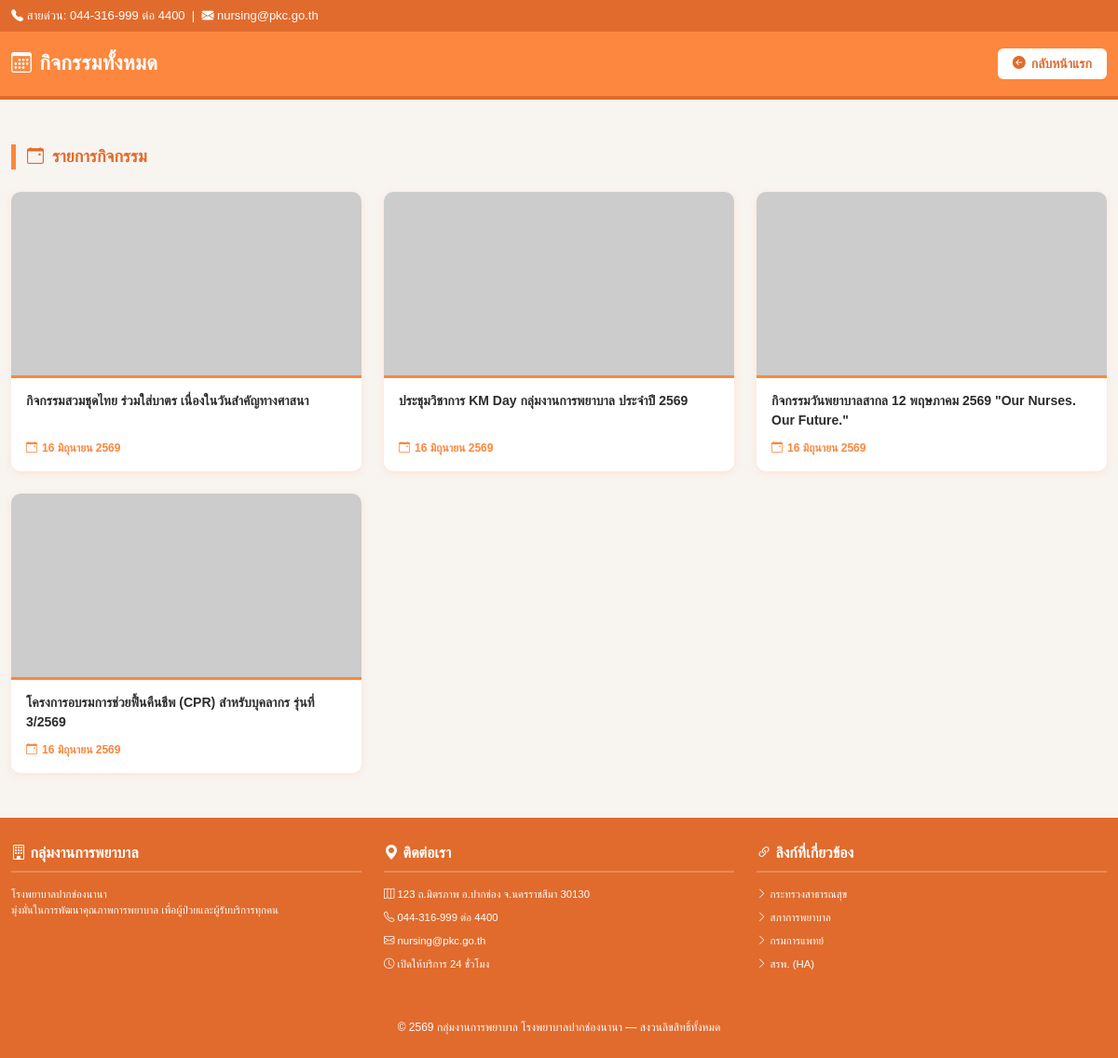
The app's page /all_events.php with its own data.
### tables this page shows
CREATE TABLE IF NOT EXISTS `events` (
  `id` int NOT NULL AUTO_INCREMENT,
  `title` varchar(255) NOT NULL,
  `content` text,
  `event_date` date NOT NULL,
  `image_name` varchar(255) DEFAULT 'default.jpg',
  `link_url` varchar(255) DEFAULT NULL,
  PRIMARY KEY (`id`)
);

### all_events.php (the view, shortened to what this page needs)
<?php
require_once 'connect.php';
function dateToThaiFull($dateStr) {
    $time = strtotime($dateStr);
    $d = date('j', $time);
    $m = date('n', $time);
    $y = date('Y', $time) + 543;
    $months = ["", "มกราคม", "กุมภาพันธ์", "มีนาคม", "เมษายน", "พฤษภาคม", "มิถุนายน", "กรกฎาคม", "สิงหาคม", "กันยายน", "ตุลาคม", "พฤศจิกายน", "ธันวาคม"];
    return "$d {$months[$m]} $y";
}
$stmt = $conn->query("SELECT * FROM events ORDER BY event_date DESC");
$all_events = $stmt->fetchAll(PDO::FETCH_ASSOC);
?>
<!DOCTYPE html>
<html lang="th">
<head>
    <link href="https://cdn.jsdelivr.net/npm/bootstrap@5.3.3/dist/css/bootstrap.min.css" rel="stylesheet">
    <link rel="stylesheet" href="https://cdn.jsdelivr.net/npm/bootstrap-icons@1.11.0/font/bootstrap-icons.css">
    <link rel="stylesheet" href="style.css">
</head>
<body>
<div class="top-bar">
    <div class="container d-flex justify-content-between align-items-center flex-wrap gap-2">
        <div><i class="bi bi-telephone-fill"></i> สายด่วน: 044-316-999 ต่อ 4400 &nbsp;|&nbsp; <i class="bi bi-envelope-fill"></i> nursing@pkc.go.th</div>
    </div>
</div>
<div class="page-header">
    <div class="container d-flex justify-content-between align-items-center flex-wrap gap-2">
        <h1><i class="bi bi-calendar3 me-2"></i>กิจกรรมทั้งหมด</h1>
        <a href="index.php" class="btn-back">
            <i class="bi bi-arrow-left-circle-fill"></i> กลับหน้าแรก
        </a>
    </div>
</div>
<div class="container my-5">
    <div class="section-title">
        <i class="bi bi-calendar-event me-1"></i> รายการกิจกรรม
    </div>
    <?php if(empty($all_events)): ?>
        <div class="empty-state">
            <i class="bi bi-inbox"></i>
            <p>ขณะนี้ยังไม่มีข้อมูลกิจกรรม</p>
        </div>
    <?php else: ?>
        <div class="row row-cols-1 row-cols-sm-2 row-cols-lg-3 g-4">
            <?php foreach($all_events as $event):
                $img = 'uploads/' . htmlspecialchars($event['image_name']);
            ?>
            <div class="col">
                <div class="event-card-wrap">
                    <img src="<?= $img ?>"
                         class="event-card-img"
                         alt="กิจกรรม"
                         onerror="this.src='https://placehold.co/400x200?text=No+Image'">
                    <div class="event-card-body">
                        <div class="event-card-title"><?= htmlspecialchars($event['title']) ?></div>
                        <div class="event-card-date">
                            <i class="bi bi-calendar-event"></i>
                            <?= dateToThaiFull($event['event_date']) ?>
                        </div>
                    </div>
                </div>
            </div>
            <?php endforeach; ?>
        </div>
    <?php endif; ?>
</div>
<footer class="main-footer">
    <div class="container">
        <div class="row g-4">
            <div class="col-md-4">
                <h5><i class="bi bi-building"></i> กลุ่มงานการพยาบาล</h5>
                <p class="small opacity-80 mt-2">โรงพยาบาลปากช่องนานา<br>มุ่งมั่นในการพัฒนาคุณภาพการพยาบาล เพื่อผู้ป่วยและผู้รับบริการทุกคน</p>
            </div>
            <div class="col-md-4">
                <h5><i class="bi bi-geo-alt-fill"></i> ติดต่อเรา</h5>
                <ul class="small opacity-80">
                    <li><i class="bi bi-map"></i> 123 ถ.มิตรภาพ อ.ปากช่อง จ.นครราชสีมา 30130</li>
                    <li><i class="bi bi-telephone"></i> 044-316-999 ต่อ 4400</li>
                    <li><i class="bi bi-envelope"></i> nursing@pkc.go.th</li>
                    <li><i class="bi bi-clock"></i> เปิดให้บริการ 24 ชั่วโมง</li>
                </ul>
            </div>
            <div class="col-md-4">
                <h5><i class="bi bi-link-45deg"></i> ลิงก์ที่เกี่ยวข้อง</h5>
                <ul class="small opacity-80">
                    <li><i class="bi bi-chevron-right"></i> <a href="#">กระทรวงสาธารณสุข</a></li>
                    <li><i class="bi bi-chevron-right"></i> <a href="#">สภาการพยาบาล</a></li>
                    <li><i class="bi bi-chevron-right"></i> <a href="#">กรมการแพทย์</a></li>
                    <li><i class="bi bi-chevron-right"></i> <a href="#">สรพ. (HA)</a></li>
                </ul>
            </div>
        </div>
    </div>
    <div class="footer-copyright text-center mt-4">
        <div class="container">
            © 2569 กลุ่มงานการพยาบาล โรงพยาบาลปากช่องนานา — สงวนลิขสิทธิ์ทั้งหมด
        </div>
    </div>
</footer>
</body>
</html>

### style.css (style rules this page uses)
:root { --hospital-orange: #fd873e; --hospital-orange-active: #fd873e; --btn-edit-yellow: #ffc643; --btn-delete-red: #df707b; --modal-btn-cancel-bg: #ffffff; --modal-btn-cancel-border: #6c757d; --modal-btn-cancel-text: #495057; --modal-btn-cancel-hover-bg: #f8f9fa; }
body { font-family: sans-serif; }
:root { --hosp-orange: #e78551; --hosp-orange-dark: #bd7a43; --hosp-text-dark: #495057; }
body { font-family: 'Sarabun', sans-serif, Arial; color: var(--hosp-text-dark); background-color: #ffffff; }
@media (min-width: 1200px) { .container { max-width: 1600px !important; } }
.top-bar { background-color: var(--hosp-orange-dark); color: #ffffff; font-size: 14px; padding: 8px 0; }
.event-card-title { font-size: 14px; font-weight: bold; margin-bottom: 3px; line-height: 1.4; }
.main-footer { background-color: var(--hosp-orange-dark); color: #ffffff; padding: 40px 0 20px 0; font-size: 14px; }
.main-footer h5 { font-size: 16px; font-weight: bold; border-bottom: 2px solid rgba(255,255,255,0.2); padding-bottom: 10px; margin-bottom: 15px; }
.main-footer ul { list-style: none; padding-left: 0; }
.main-footer ul li { margin-bottom: 8px; }
.main-footer ul li a { color: #ffffff; text-decoration: none; }
.footer-copyright { background-color: rgb(150, 91, 59); padding: 12px 0; font-size: 13px; }
html, body { max-width: 100%; overflow-x: hidden; }
img { max-width: 100%; }

### all_events.php (style rules this page uses)
:root { --hosp-orange: #fd873e; --hosp-orange-dark: #e06b2d; --hosp-text-dark: #495057; }
body { background-color: #f8f4f0; font-family: 'Sarabun', sans-serif, Arial; }
.top-bar { background-color: var(--hosp-orange-dark); color: #fff; font-size: 13px; padding: 7px 0; }
.page-header { background-color: var(--hosp-orange); color: #fff; padding: 18px 0; border-bottom: 4px solid var(--hosp-orange-dark); }
.page-header h1 { font-size: 22px; font-weight: 800; margin: 0; letter-spacing: 0.3px; }
.btn-back { background-color: #fff; color: var(--hosp-orange-dark); border: none; font-weight: 700; font-size: 14px; padding: 6px 16px; border-radius: 6px; text-decoration: none; transition: background 0.2s; display: inline-flex; align-items: center; gap: 6px; }
.section-title { font-size: 18px; font-weight: 800; color: var(--hosp-orange-dark); border-left: 5px solid var(--hosp-orange); padding-left: 12px; margin-bottom: 24px; }
.event-card-wrap { background: #fff; border-radius: 10px; overflow: hidden; box-shadow: 0 2px 8px rgba(243,112,33,0.10); transition: transform 0.22s, box-shadow 0.22s; height: 100%; display: flex; flex-direction: column; }
.event-card-img { width: 100%; height: 200px; object-fit: cover; display: block; border-bottom: 3px solid var(--hosp-orange); }
.event-card-body { padding: 14px 16px 16px; flex: 1; display: flex; flex-direction: column; justify-content: space-between; }
.event-card-title { font-size: 14px; font-weight: 700; color: #2d2d2d; line-height: 1.5; margin-bottom: 10px; }
.event-card-date { font-size: 12px; color: var(--hosp-orange); font-weight: 600; display: flex; align-items: center; gap: 5px; }
.main-footer { background-color: var(--hosp-orange-dark); color: #fff; padding: 28px 0 14px; font-size: 13px; margin-top: 48px; }
.footer-copyright { background-color: #e06b2d; padding: 10px 0; font-size: 12px; text-align: center; color: #fff; margin-top: 16px; }

### records on screen
events: title "กิจกรรมสวมชุดไทย ร่วมใส่บาตร เนื่องในวันสำคัญทางศาสนา", event_date "16 มิถุนายน 2569"
events: title "ประชุมวิชาการ KM Day กลุ่มงานการพยาบาล ประจำปี 2569", event_date "16 มิถุนายน 2569"
events: title "กิจกรรมวันพยาบาลสากล 12 พฤษภาคม 2569 \"Our Nurses. Our Future.\"", event_date "16 มิถุนายน 2569"
events: title "โครงการอบรมการช่วยฟื้นคืนชีพ (CPR) สำหรับบุคลากร รุ่นที่ 3/2569", event_date "16 มิถุนายน 2569"
